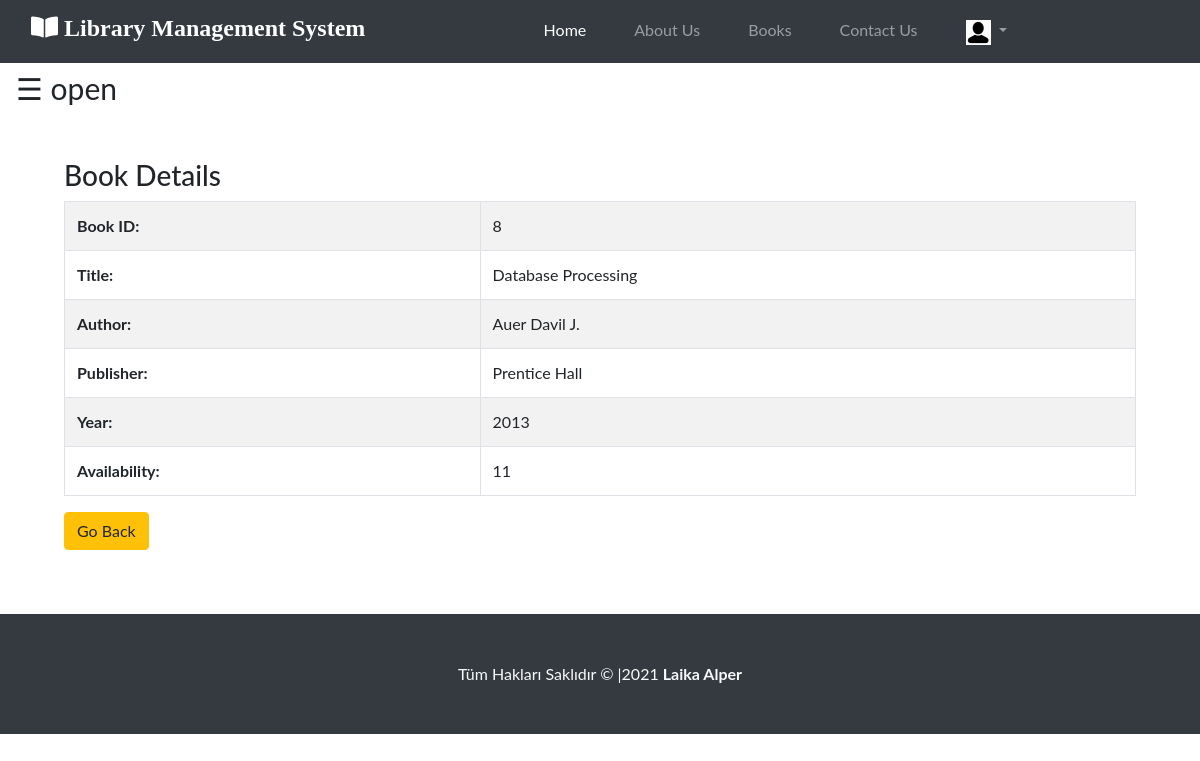
The page /student/bookdetails.php?id=8 (signed in) on the database its author committed.
### tables this page shows
CREATE TABLE `book` (
  `BookId` int(10) NOT NULL,
  `Title` varchar(50) DEFAULT NULL,
  `Publisher` varchar(50) DEFAULT NULL,
  `Year` varchar(50) DEFAULT NULL,
  `Availability` int(5) DEFAULT NULL
);

CREATE TABLE `author` (
  `BookId` int(10) NOT NULL,
  `Author` varchar(50) NOT NULL
);

### student/bookdetails.php (the view, shortened to what this page needs)
<?php
require('dbconn.php');
?>
<?php
if ($_SESSION['RollNo']) {
    ?>
<!DOCTYPE html>
<html>
<head>
    <link rel="stylesheet" href="https://cdnjs.cloudflare.com/ajax/libs/font-awesome/5.8.2/css/all.css" />
    <link rel="stylesheet" href="https://stackpath.bootstrapcdn.com/bootstrap/4.3.1/css/bootstrap.min.css">
    <link rel="stylesheet" href="css/style.css">
</head>
<body>
<?php require_once ("php/header.php"); ?>
<div id="main">
  <span style="font-size:30px;cursor:pointer" onclick="openNav()">&#9776; open</span>
                    <div class=" p-5 span9">
                        <div class="content">
                        <div class="module">
                            <div class="module-head justify-content-center">
                                <h3>Book Details</h3>
                            </div>
                            <div class="module-body">
                        <?php
                            $x=$_GET['id'];
                            $sql="select * from LMS.book where BookId='$x'";
                            $result=$conn->query($sql);
                            $row=$result->fetch_assoc();
                                $bookid=$row['BookId'];
                                $name=$row['Title'];
                                $publisher=$row['Publisher'];
                                $year=$row['Year'];
                                $avail=$row['Availability'];
                            ?>
                    <table class="table table-hover table-striped table-bordered">
					<tr><th>Book ID: </th><td><?php echo  $bookid ?></td></tr>
					<tr><th>Title: </th><td><?php echo   $name?></td></tr>
					<tr><th>Author: </th><td>
                    <?php
                     $sql1="select * from LMS.author where BookId='$bookid'";
                     $result=$conn->query($sql1);
                     while($row1=$result->fetch_assoc())
                     {
                         echo $row1['Author']."&nbsp;";
                     }
                     ?>
                     </td></tr>
					<tr><th>Publisher: </th><td><?php echo $publisher ?></td></tr>
					<tr><th>Year: </th><td><?php echo $year ?></td></tr>
                    <tr><th>Availability: </th><td><?php echo $avail ?></td></tr>
				</table>
                        <a href="books.php" class="btn btn-warning justify-content-center">Go Back</a>
                               </div>
                           </div>
                            </div>
                </div>
</div>
<?php require_once ("php/footer.php"); ?>
</body>
</html>
<?php }
else {
    echo "<script type='text/javascript'>alert('Access Denied!!!')</script>";
} ?>

### student/css/style.css (style rules this page uses)
body { padding-top: 50px; font-family: 'Raleway', sans-serif; }
#main { transition: margin-left .5s; padding: 16px; }

### student/bookdetails.php (style rules this page uses)
body { font-family: "Lato", sans-serif; }
#main { transition: margin-left .5s; padding: 16px; }

### rows shown on the page
book: BookId "8", Title "Database Processing", Publisher "Prentice Hall", Year "2013", Availability "11"
author: Author "Auer"
author: Author "Davil J."
